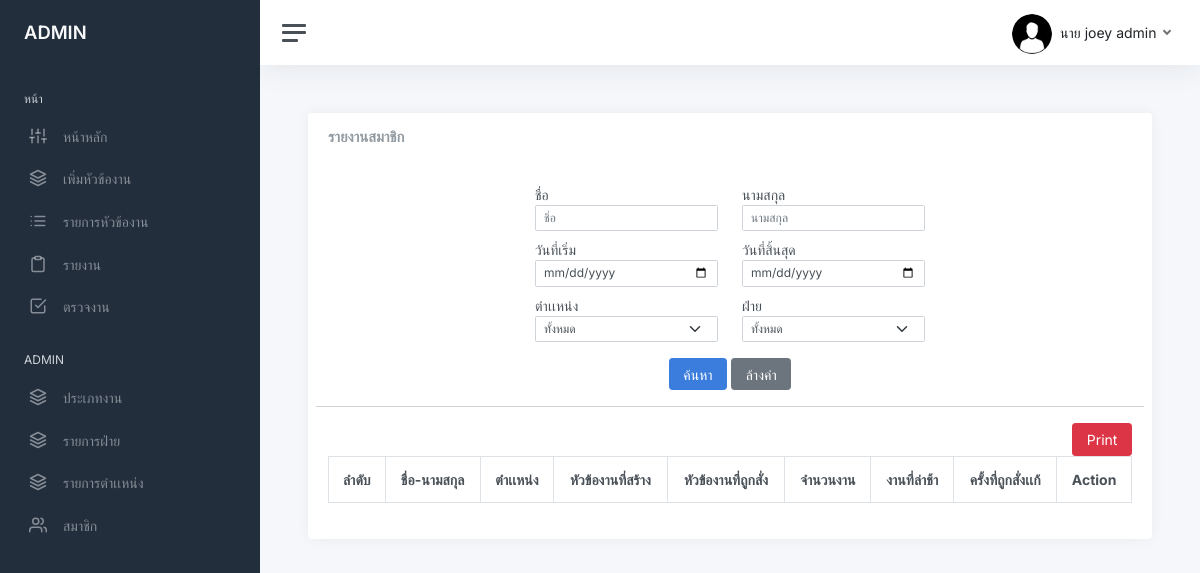
/reportuser.php (signed in), run on the app's committed database.
### tables this page shows
CREATE TABLE `user` (
  `user_id` int NOT NULL,
  `firstname` varchar(200) NOT NULL,
  `lastname` varchar(200) NOT NULL,
  `email` varchar(200) NOT NULL,
  `password` varchar(255) NOT NULL,
  `role_id` int DEFAULT NULL,
  `avatar` varchar(255) DEFAULT NULL,
  `date_created` timestamp NOT NULL DEFAULT CURRENT_TIMESTAMP ON UPDATE CURRENT_TIMESTAMP,
  `status_user` int NOT NULL,
  `tel` varchar(255) NOT NULL,
  `line_token` varchar(255) NOT NULL,
  `idcard` varchar(13) NOT NULL,
  `department_id` int NOT NULL,
  `shortname_id` int NOT NULL,
  `status_user2` int NOT NULL
);

### funtion.php (called while the page is built, shortened)
<?php
    function showshortname($shortname){
        if($shortname =='1'){
            return "นาย";
        }elseif($shortname =='2'){
            return "นางสาว";
        } elseif($shortname =='9'){
            return "นาง";
        } elseif($shortname =='3'){
            return "ดร.";
        } elseif($shortname =='4'){
        return "ผศ.";
        } elseif($shortname =='5'){
            return "รศ.";
        } elseif($shortname =='6'){
            return "ศ.";
        } elseif($shortname =='7'){
            return "ผศ.ดร.";
        } elseif($shortname =='8'){
            return "ศ.ดร.";
        }elseif($shortname =='10'){
            return "อาจารย์";
        } elseif($shortname =='11'){
            return "Mr.";
        }elseif($shortname =='12'){
            return "Ms";
        }
    }
    ?>

### reportuser.php (the view, shortened to what this page needs)
<?php
    require_once 'connect.php';
?>
<!DOCTYPE html>
<html lang="en">
<?php include "head.php"?>
<body>
<link rel="stylesheet" type="text/css" href="https://cdn.datatables.net/1.13.2/css/dataTables.bootstrap5.min.css"
<?php include "sidebar.php"?>
    <form action="reportpropdf.php" method="post" id="userlist" class="form-horizontal" enctype="multipart/form-data"  target="_blank">
        <main class="content">
                <div class="card">
                    <div class="card-header">
                        <h5 class="card-title mb-0">รายงานสมาชิก</h5>
                    </div>
                    <div class="card-body">
                        <div class="row">
                        <div class="col-md-3">
                        </div>
                            <div class="col-md-3">
                                <div class="mb-2">
                                    <label for="control-label" style="font-size: 14px;">ชื่อ</label>
                                        <div class="input-group input-group-sm">
                                            <input type="text" name="firstname" id ="firstname" class="form-control" placeholder="ชิ่อ">
                                        </div>
                                </div>
                            </div>
                            <div class="col-md-3">
                                <div class="mb-2">
                                    <label for="control-label" style="font-size: 14px;">นามสกุล</label>
                                        <div class="input-group input-group-sm mb-2">
                                        <input type="text" name="lastname" id ="lastname" class="form-control" placeholder="นามสกุล">
                                        </div>
                                </div>
                            </div>
                            <div class="col-md-3">
                            </div>
                            <div class="col-md-3">
                            </div>
                                <div class="col-md-3">
                                    <div class="mb-2">
                                        <label for="control-label" style="font-size: 14px;">วันที่เริ่ม</label>
                                            <div class="input-group input-group-sm mb-2">
                                                <input type="date" class="form-control" name="startdate" id="startdate">
                                            </div>
                                    </div>
                                </div>
                                <div class="col-md-3">
                                    <div class="mb-2">
                                        <label for="control-label" style="font-size: 14px;">วันที่สิ้นสุด</label>
                                            <div class="input-group input-group-sm mb-2">
                                                <input type="date" class="form-control" name="enddate" id="enddate">
                                            </div>
                                    </div>
                                </div>
                        <div class="col-md-3">
                        </div>
                        <div class="col-md-3">
                        </div>
                        <?php if($level <= $maxlevel): ?>
                            <div class="col-md-3">
                                <div class="mb-3">
                                    <label for="control-label" style="font-size: 14px;">ตำเเหน่ง</label>
                                        <div class="input-group input-group-sm mb-2">
                                            <select name="role" id="role" class="form-select"  >
                                            <option value="">ทั้งหมด</option>
                                            </select>
                                        </div>
                                </div>
                            </div>
                            <div class="col-md-3">
                                        <div class="mb-3">
                                            <label for="" class="control-label" >ฝ่าย</label>
                                            <div class="input-group input-group-sm mb-2">
                                                <select name="department" id="department" class="form-select" >
                                                <option value="">ทั้งหมด</option>
                                                </select>
                                                </div>
                                        </div>
                            </div>
                            <?php endif; ?>
                            <div class="col-lg-12 text-right justify-content-center d-flex">
                            <a class="btn btn-primary" onclick="searchreportuser('<?php echo 1 ?>')" >ค้นหา</a>
                            &nbsp;  <a class="btn btn-secondary" href="" type="button" >ล้างค่า</a>
                            </div>
                            <hr>
                            <div class="d-flex flex-row-reverse">
                                  <button class="btn btn-flat  btn-danger" id="print" onclick="report()"  ><i class="fa fa-print"></i> Print</button>
                             </div>
                            <div class="mb-3" id="Receipt">
                                <table class='table m-0 table-bordered' >
                                    <thead>
                                        <tr>
                                            <th class="id-col">
                                                ลำดับ
                                            </th>
                                            <th  class="namepro-col" >
                                                ชื่อ-นามสกุล
                                            </th>
                                            <th  class="jobtype-col" >
                                                ตำเเหน่ง
                                            </th>
                                            <th  class="numtask-col">
                                                หัวข้องานที่สร้าง
                                            </th>
                                            <th  class="comptask-col">
                                                หัวข้องานที่ถูกสั่ง
                                            </th>
                                            <th  class="success-col">
                                                จำนวนงาน
                                            </th>
                                             <th class="success-col">
                                               งานที่ล่าช้า
                                            </th>
                                             <th  class="mannager-col" >
                                                ครั้งที่ถูกสั่งเเก้
                                            </th>
                                            <th  class="action-col" id='action'>
                                                Action
                                            </th>
                                        </tr>
                                    </thead>
                                </table>
                            </div>
                        </div>
                    </div>
                </div>
        </main>
    </form>
    </body>
</html>

### sidebar.php (shortened to what this page needs)
<?php
include "head.php";
include "funtion.php";
		if (isset($_SESSION['user_login'])) {
			$user_id = $_SESSION['user_login'];
			$sql = "SELECT *,concat(firstname,' ',lastname) as name FROM user AS u  natural JOIN position  WHERE u.user_id = $user_id ";
			$stmt = $db->prepare($sql);
			$stmt->execute();
			$row = $stmt->fetch(PDO::FETCH_ASSOC);
		}
			$level = $row['level'];
			$where ='';
			$sql2 = "SELECT MAX(level) as maxlevel , MIN(level) as minlevel FROM user as u
			left join position as p ON u.role_id = p.role_id
			left join department as d on u.department_id = d.department_id   $where ";
			$stmt2 = $db->prepare($sql2);
			$stmt2->execute();
			$row2 = $stmt2->fetch(PDO::FETCH_ASSOC);
			$maxlevel = $row2['maxlevel'];
?>
<div class="wrapper">
		<nav id="sidebar" class="sidebar js-sidebar">
			<div class="sidebar-content js-simplebar">
				<a class="sidebar-brand" href="index.php">
				<?php if($level == 1): ?>
				<span class="align-middle">ADMIN <?php ?></span>
				<?php endif; ?>
				</a>
				<ul class="sidebar-nav">
					<li class="sidebar-header">
						หน้า
					</li>
					<li class="sidebar-item">
						<a class="sidebar-link" href="index.php">
              <i class="align-middle" data-feather="sliders"></i> <span class="align-middle">หน้าหลัก</span>
            </a>
					</li>
					<?php if($level != $maxlevel): ?>
						<li class="sidebar-item">
						<a class="sidebar-link" href="addproject_page.php">
              <i class="align-middle" data-feather="layers"></i> <span class="align-middle">เพิ่มหัวข้องาน</span>
            </a>
					<?php endif; ?>
					<li class="sidebar-item">
						<a data-bs-target="#project_list" data-bs-toggle="collapse" class="sidebar-link collapsed" aria-expanded="false">
							<i class="align-middle" data-feather="list"></i>
							 <span class="align-middle">
							 รายการหัวข้องาน
							</span>
						</a>
					</li>
			<li class="sidebar-item">
				<a data-bs-target="#report" data-bs-toggle="collapse" class="sidebar-link collapsed" aria-expanded="false">
					<i class="align-middle" data-feather="clipboard"></i>
						<span class="align-middle">
						รายงาน
					</span>
				</a>
			</li>
					<?php if($level != $maxlevel): ?>
					<li class="sidebar-item">
						<a class="sidebar-link" href="checktask_list.php">
              <i class="align-middle" data-feather="check-square"></i> <span class="align-middle">ตรวจงาน</span>
            </a>
			<?php endif; ?>
					</li>
					<?php if(($level == 1) ): ?>
					<li class="sidebar-header">
						ADMIN
					</li>
					<?php elseif($level  != $maxlevel): ?>
					<li class="sidebar-header">
						USER
					</li>
					<?php endif; ?>
					<?php if($level  != $maxlevel): ?>
						<li class="sidebar-item">
							<a class="sidebar-link"  href="jobtype_list.php">
				<i class="align-middle" data-feather="layers"></i> <span class="align-middle">ประเภทงาน</span>
							</a>
					<?php endif; ?>
					<?php if($level == 1): ?>
						<li class="sidebar-item">
							<a class="sidebar-link"  href="departmant_list.php">
				<i class="align-middle" data-feather="layers"></i> <span class="align-middle">รายการฝ่าย</span>
							</a>
						<li class="sidebar-item">
							<a class="sidebar-link"  href="position_list.php">
				<i class="align-middle" data-feather="layers"></i> <span class="align-middle">รายการตำเเหน่ง</span>
							</a>
					<?php endif; ?>
					<?php if($level <=2): ?>
					<li class="sidebar-item">
						<a data-bs-target="#user" data-bs-toggle="collapse" class="sidebar-link collapsed" aria-expanded="false">
							<i class="align-middle" data-feather="users"></i>
							 <span class="align-middle">
								สมาชิก
							</span>
						</a>
					</li>
					<?php endif; ?>
				</ul>
			</div>
		</nav>
		<div class="main">
			<nav class="navbar navbar-expand navbar-light navbar-bg">
				<a class="sidebar-toggle js-sidebar-toggle">
          <i class="hamburger align-self-center"></i>
        </a>
				<div class="navbar-collapse collapse">
					<ul class="navbar-nav navbar-align">
							<a class="nav-link dropdown-toggle d-none d-sm-inline-block" href="#" data-bs-toggle="dropdown">
							<?php if($row['avatar'] !=""){?>
                				<img src="img/avatars/<?php echo $row['avatar'] ?>" class="avatar rounded-circle rounded me-1" alt="" > <span class="text-dark"> <?php echo $row['firstname'] . ' ' . $row['lastname'] ?></span>
							<?php }else{?>
								<img src="img/avatars/09.jpg" class="avatar rounded-circle rounded me-1" alt="" > <span class="text-dark"> <?php echo  showshortname($row['shortname_id']) . ' ' . $row['firstname'] . ' ' . $row['lastname'] ?></span>
 							<?php }?>
              				</a>
					</ul>
				</div>
			</nav>

### css/multi_select.css (style rules this page uses)
body { font-family: 'Courier New', Courier, monospace; font-size: 14px; }

### css/csstablesiza.css (style rules this page uses)
@media screen and (max-width: 1400px) { .table th.id-col, .table th.name-col, .table th.progress-col, .table th.assign-col, .table th.status-col, .table td.id-col, .table td.name-col, .table td.progress-col, .table td.assign-col, .table td.status-col { width: auto; } }
.id-col { text-align: center; }
.action-col { text-align: center; }
.table-bordered .id-col { width: auto; text-align: center; }
.table-bordered .namepro-col { width: auto; text-align: center; }
.table-bordered .jobtype-col { width: auto; text-align: center; }
.table-bordered .numtask-col { width: auto; text-align: center; }
.table-bordered .comptask-col { width: auto; text-align: center; }
.table-bordered .success-col { width: auto; text-align: center; }
.table-bordered .mannager-col { width: auto; text-align: center; }
.table-bordered .action-col { width: auto; text-align: center; }

### data on the page
user: shortname "นาย", firstname "joey", lastname "admin"
